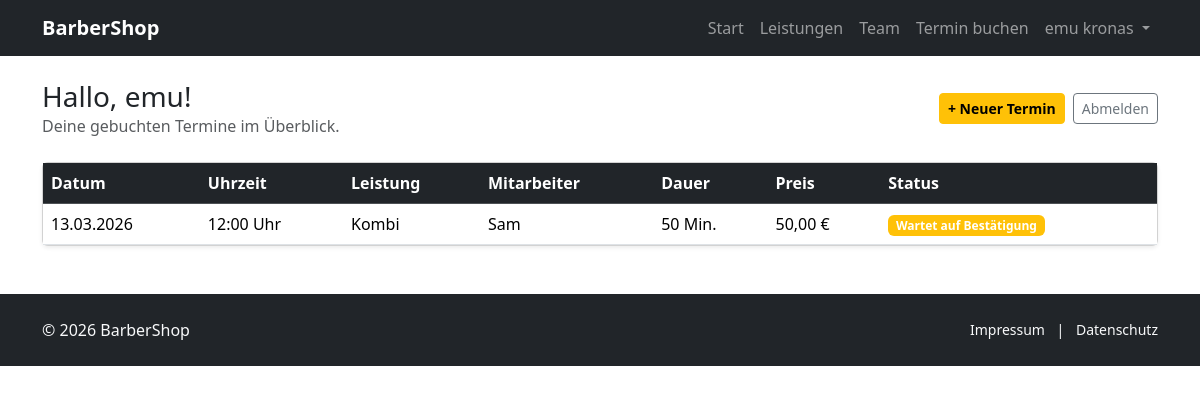
The page /public/dashboard/kunde.php (signed in) on the database its author committed.
### tables this page shows
CREATE TABLE `termine` (
  `id` int(10) UNSIGNED NOT NULL,
  `benutzer_id` int(10) UNSIGNED DEFAULT NULL,
  `kunde_name` varchar(160) NOT NULL,
  `kunde_telefon` varchar(30) NOT NULL,
  `mitarbeiter_id` int(10) UNSIGNED NOT NULL,
  `leistung_id` int(10) UNSIGNED NOT NULL,
  `termin_datum` date NOT NULL,
  `termin_uhrzeit` time NOT NULL,
  `notiz` text DEFAULT NULL,
  `status` enum('anfrage','bestaetigt','abgeschlossen','storniert') NOT NULL DEFAULT 'anfrage',
  `erstellt_am` datetime NOT NULL DEFAULT current_timestamp(),
  `aktualisiert_am` datetime NOT NULL DEFAULT current_timestamp() ON UPDATE current_timestamp()
);

CREATE TABLE `leistungen` (
  `id` int(10) UNSIGNED NOT NULL,
  `name` varchar(100) NOT NULL,
  `beschreibung` text DEFAULT NULL,
  `preis` decimal(8,2) NOT NULL,
  `dauer_min` smallint(6) NOT NULL,
  `aktiv` tinyint(1) NOT NULL DEFAULT 1
);

CREATE TABLE `mitarbeiter` (
  `id` int(10) UNSIGNED NOT NULL,
  `benutzer_id` int(10) UNSIGNED DEFAULT NULL,
  `anzeigename` varchar(80) NOT NULL,
  `rolle_beschr` varchar(120) DEFAULT NULL,
  `arbeitszeiten` varchar(120) DEFAULT NULL,
  `aktiv` tinyint(1) NOT NULL DEFAULT 1
);

### public/dashboard/kunde.php (the view, shortened to what this page needs)
<?php
try {
    $pdo   = getDB();
    $stmt  = $pdo->prepare("
        SELECT t.id, t.termin_datum, t.termin_uhrzeit, t.notiz, t.status, t.erstellt_am,
               l.name AS leistung, l.preis, l.dauer_min,
               m.anzeigename AS mitarbeiter
        FROM termine t
        JOIN leistungen l ON l.id = t.leistung_id
        JOIN mitarbeiter m ON m.id = t.mitarbeiter_id
        WHERE t.benutzer_id = :uid
        ORDER BY t.termin_datum DESC, t.termin_uhrzeit DESC
    ");
    $stmt->execute([':uid' => $_SESSION['benutzer_id']]);
    $termine = $stmt->fetchAll();
} catch (PDOException $e) {
    $termine = [];
    $dbFehler = htmlspecialchars($e->getMessage());
}
$statusBadge = [
    'anfrage'       => 'warning',
    'bestaetigt'    => 'success',
    'abgeschlossen' => 'secondary',
    'storniert'     => 'danger',
];
function statusText(string $status): string
{
    return match (strtolower($status)) {
        'anfrage'       => 'Wartet auf Bestätigung',
        'bestaetigt'    => 'Bestätigt',
        'abgeschlossen' => 'Abgeschlossen',
        'storniert'     => 'Storniert',
        default         => ucfirst($status),
    };
}
require __DIR__ . '/../../app/views/partials/header.php';
?>
<div class="d-flex justify-content-between align-items-center mb-4">
  <div>
    <h1 class="h3 mb-0">Hallo, <?= htmlspecialchars($_SESSION['vorname']) ?>!</h1>
    <p class="text-muted mb-0">Deine gebuchten Termine im Überblick.</p>
  </div>
  <div class="d-flex gap-2">
    <a href="<?= BASE_URL ?>/booking.php" class="btn btn-warning btn-sm fw-semibold">+ Neuer Termin</a>
    <a href="<?= BASE_URL ?>/logout.php"  class="btn btn-outline-secondary btn-sm">Abmelden</a>
  </div>
</div>
<?php if (isset($dbFehler)): ?>
  <div class="alert alert-danger">Datenbankfehler: <?= $dbFehler ?></div>
<?php else: ?>
  <div class="card shadow-sm">
    <div class="table-responsive">
      <table class="table table-hover align-middle mb-0">
        <thead class="table-dark">
          <tr>
            <th>Datum</th>
            <th>Uhrzeit</th>
            <th>Leistung</th>
            <th>Mitarbeiter</th>
            <th>Dauer</th>
            <th>Preis</th>
            <th>Status</th>
          </tr>
        </thead>
        <tbody>
          <?php foreach ($termine as $t): ?>
            <tr>
              <td><?= date('d.m.Y', strtotime($t['termin_datum'])) ?></td>
              <td><?= substr($t['termin_uhrzeit'], 0, 5) ?> Uhr</td>
              <td><?= htmlspecialchars($t['leistung']) ?></td>
              <td><?= htmlspecialchars($t['mitarbeiter']) ?></td>
              <td><?= $t['dauer_min'] ?> Min.</td>
              <td><?= number_format($t['preis'], 2, ',', '.') ?> €</td>
              <td>
                <span class="badge bg-<?= $statusBadge[$t['status']] ?? 'secondary' ?>">
                  <?= htmlspecialchars(statusText($t['status'])) ?>
                </span>
              </td>
            </tr>
          <?php endforeach; ?>
        </tbody>
      </table>
    </div>
  </div>
<?php endif; ?>
<?php require __DIR__ . '/../../app/views/partials/footer.php'; ?>

### rows shown on the page
termine: termin_datum "13.03.2026", termin_uhrzeit "12:00", leistung.name "Kombi", mitarbeiter.anzeigename "Sam", leistung.dauer_min "50", leistung.preis "50,00", status "Wartet auf Bestätigung"

### other values the page prints
$_SESSION['vorname'] . ' ' . $_SESSION['nachname'] "emu kronas"
$_SESSION['vorname'] "emu"
